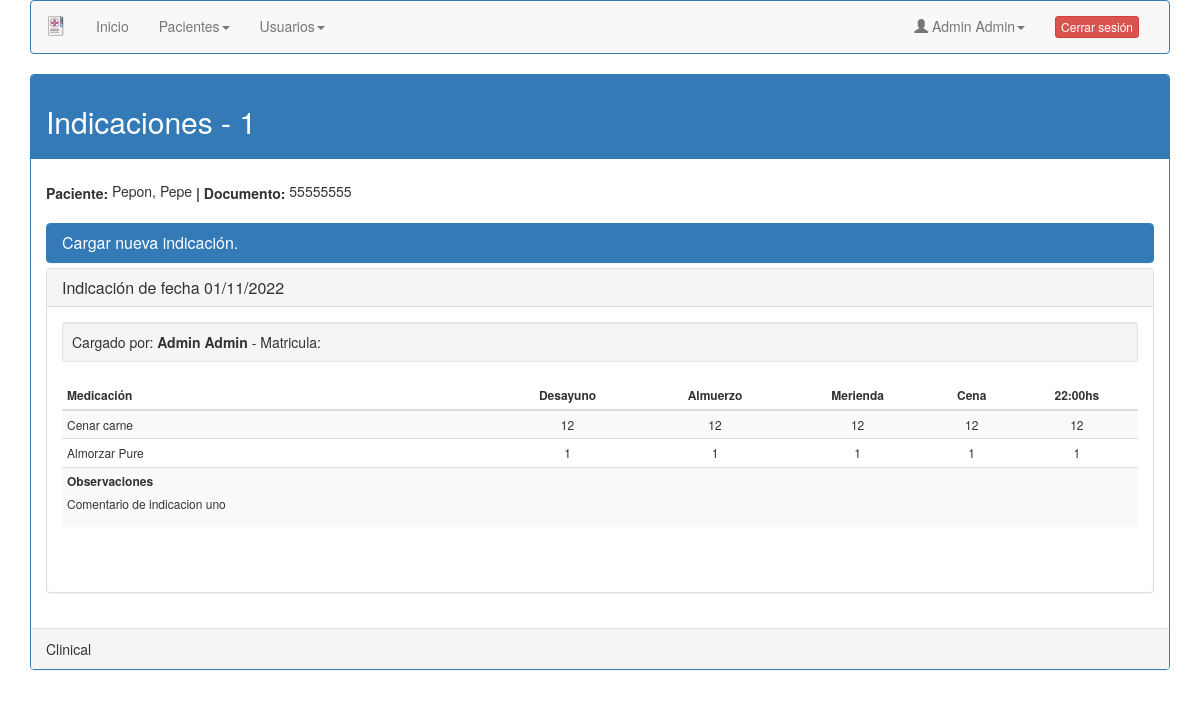
The app's page /form_muestra_indicaciones.php?links=1&id_paciente=2&check=1&rnd=2 (signed in) with its own data.
### tables this page shows
CREATE TABLE `mm_pacientes` (
  `id` int(11) NOT NULL,
  `tipodocumento` tinyint(10) NOT NULL,
  `documento` varchar(9) NOT NULL,
  `nombre` varchar(255) NOT NULL,
  `apellido` varchar(255) NOT NULL,
  `sexo` tinyint(4) DEFAULT NULL,
  `fechanacimiento` date DEFAULT NULL,
  `direccion` varchar(255) DEFAULT NULL,
  `provincia` varchar(255) DEFAULT NULL,
  `localidad` varchar(255) DEFAULT NULL,
  `codigopostal` varchar(10) DEFAULT NULL,
  `telefono` varchar(30) DEFAULT NULL,
  `celular` varchar(30) DEFAULT NULL,
  `email` varchar(255) DEFAULT NULL,
  `gruposanguineo` varchar(10) DEFAULT NULL,
  `obrasocial` varchar(100) DEFAULT NULL,
  `numeroafiliado` varchar(15) DEFAULT NULL,
  `comentarios` text DEFAULT NULL,
  `usuariocreacion` int(11) NOT NULL,
  `fechaalta` date DEFAULT NULL,
  `id_empresa` tinyint(255) NOT NULL,
  `responsable_nombre` varchar(255) NOT NULL,
  `responsable_doc` varchar(10) NOT NULL,
  `responsable_tel` varchar(20) NOT NULL,
  `responsable_email` varchar(50) NOT NULL,
  `responsable_dir` varchar(255) NOT NULL,
  `modificacion` date NOT NULL DEFAULT current_timestamp(),
  `fechafallecimiento` date DEFAULT NULL,
  `fechabaja` date DEFAULT NULL
);

CREATE TABLE `mm_usuarios` (
  `id` int(11) NOT NULL,
  `nombre` varchar(255) NOT NULL,
  `apellido` varchar(255) NOT NULL,
  `email` varchar(255) NOT NULL,
  `clave` varchar(255) NOT NULL,
  `tipousuario` int(11) NOT NULL,
  `activo` int(11) NOT NULL,
  `alta` date NOT NULL,
  `modificacion` date DEFAULT NULL,
  `direccion` varchar(255) DEFAULT NULL,
  `provincia` varchar(255) DEFAULT NULL,
  `localidad` varchar(255) DEFAULT NULL,
  `cp` varchar(10) DEFAULT NULL,
  `telefono` varchar(30) DEFAULT NULL,
  `celular` varchar(30) DEFAULT NULL,
  `tipodocumento` tinyint(10) DEFAULT NULL,
  `numerodocumento` varchar(9) DEFAULT NULL,
  `matricula` varchar(20) DEFAULT NULL,
  `especialidad` varchar(255) DEFAULT NULL,
  `id_empresa` tinyint(255) NOT NULL,
  `token` varchar(255) NOT NULL,
  `comentarios` text DEFAULT NULL,
  `usuariocarga` int(11) NOT NULL
);

CREATE TABLE `mm_indicaciones` (
  `id` int(11) NOT NULL,
  `historiaclinica` int(11) NOT NULL,
  `fechaficha` date DEFAULT NULL,
  `horacarga` time DEFAULT NULL,
  `usuariocarga` int(11) NOT NULL,
  `comentario` text DEFAULT NULL
);

CREATE TABLE `mm_indicaciones_mov` (
  `id` int(11) NOT NULL,
  `indicacion` int(11) NOT NULL,
  `medicacion` text DEFAULT NULL,
  `desayuno` text DEFAULT NULL,
  `almuerzo` text DEFAULT NULL,
  `merienda` text DEFAULT NULL,
  `cena` text DEFAULT NULL,
  `22hs` text DEFAULT NULL
);

### form_muestra_indicaciones.php (the view, shortened to what this page needs)
<?php
include 'conexion.php';
parse_str(decryptLink(),$query_params);extract($query_params);
	$sql = "SELECT * FROM mm_pacientes WHERE id=".$id_paciente;
	$result = $conexion->query($sql);
	$row_pacientes = $result->fetch_array(MYSQLI_ASSOC);
	$sql = "SELECT * FROM mm_historiasclinicas WHERE paciente=".$id_paciente;
if($result = $conexion->query($sql)){
if ($result->num_rows > 0){
	$i=1;
	$j=1;
	while ($row_historia = $result->fetch_array(MYSQLI_ASSOC)){
		$historia[$i]=$row_historia;
		$sql = "SELECT * FROM mm_indicaciones WHERE historiaclinica=".$historia[$i]['id'];
		if($result_ficha = $conexion->query($sql)){
			while ($row_ficha = $result_ficha->fetch_array(MYSQLI_ASSOC)){
				$ficha[$i][$j]=$row_ficha;
				$m=1;
				$sql = "SELECT * FROM mm_indicaciones_mov WHERE indicacion=".$ficha[$i][$j]['id'];
				if($result_ficha_mov = $conexion->query($sql)){
				while ($row_ficha_mov = $result_ficha_mov->fetch_array(MYSQLI_ASSOC)){
					$ficha_mov[$j][$m]=$row_ficha_mov;
					$m++;
				}
				$m_cant[$j]=$m;
				}
				$j++;
			}
		}else{
			echo $sql.' - '.$conexion->error;
		}
		$i++;
	}
}else{
	echo "Sin historias asociadas.";
}
}else{
	echo $sql.' - '.$conexion->error;
}
if ($i > 0) {
?>
<!DOCTYPE html PUBLIC "-//W3C//DTD XHTML 1.0 Transitional//EN"
    "http://www.w3.org/TR/xhtml1/DTD/xhtml1-transitional.dtd">
<html lang="es-AR">
<head>
  <link rel="stylesheet" href="https://maxcdn.bootstrapcdn.com/bootstrap/3.3.7/css/bootstrap.min.css">
</head>
<body id="main_body">
  <div class="container">
  <? include 'menu.php'; ?>
	<div class="panel panel-primary" style="margin-top: 10px;">
	<div class="panel-heading ">
		<h2>Indicaciones - <?=$j-1;?></h2>
	</div>
	<div class="panel-body">
		<?
			$k=1;
		?>
		<div class="form-group form-inline">
			<label class="control-label">Paciente:</label>
			<p class="form-control-static"><?= $row_pacientes['apellido'].', '.$row_pacientes['nombre']; ?></p>
			<label class="control-label">| Documento:</label>
			<p class="form-control-static"><?= $row_pacientes['documento']; ?></p>
		</div>
		<div class="panel-group d-print-none" id="accordion">
		  	<?
			if ($_SESSION['tipousuario']==2 || $_SESSION['tipousuario']==1){
			?>
		    <div class="panel panel-primary">
			<div class="panel-heading">
			  <h4 class="panel-title">
				<a data-toggle="collapse" data-parent="#accordion" href="#collapse0">
				Cargar nueva indicación.</a>
			  </h4>
			</div>
		  </div>
		<?
			}
		for ($l=$j-1;$l>0;$l--){
		?>
		  <div class="panel panel-default">
			<div class="panel-heading">
			  <h4 class="panel-title">
				<a data-toggle="collapse" data-parent="#accordion" href="#collapse<?= $l; ?>">
				Indicación de fecha <?= date("d/m/Y", strtotime($ficha[$k][$l]['fechaficha'])); ?></a>
			  </h4>
			</div>
			<div id="collapse<?= $l; ?>" class="panel-collapse <?= ($l==$j-1)?' class="collapse.show" ':'collapse';?>">
				<div class="panel-body" style="word-break:break-word;">
					<?
						$sql = "SELECT * FROM mm_usuarios WHERE id=" . $ficha[$k][$l]['usuariocarga'];
						if($result_medico = $conexion->query($sql)){
							$row_medico = $result_medico->fetch_array(MYSQLI_ASSOC);
						}else{
							$mensajes[] = "ERROR en cosulta medico.<br/> SQL: ". $sql.' - '.$conexion->error;
						}
					?>
					<div class="well well-sm">Cargado por: <strong><?= $row_medico['nombre']." ".$row_medico['apellido']. "</strong>  -  Matricula: <strong>". $row_medico['matricula'] ; ?></strong></div>
				<table class="table table-striped table-hover table-responsive table-condensed" style="font-size:12px;margin-bottom:50px;">
					<thead>
					<tr>
						<th style="white-space: nowrap;">Medicación</th>
						<th class="thCentrado">Desayuno</th>
						<th class="thCentrado">Almuerzo</th>
						<th class="thCentrado">Merienda</th>
						<th class="thCentrado">Cena</th>
						<th class="thCentrado">22:00hs</th>
					</tr>
					</thead>
					<tbody  id="myTable">
					<?
					for ($n=1;$n<$m_cant[$l];$n++){
					?>
					<tr>
						<td style="width:40%">
								<?= $ficha_mov[$l][$n]['medicacion']; ?>
						</td>
						<td class="tdCentrado">
								<?= $ficha_mov[$l][$n]['desayuno']; ?>
						</td>
						<td class="tdCentrado">
								<?= $ficha_mov[$l][$n]['almuerzo']; ?>
						</td>
						<td class="tdCentrado">
								<?= $ficha_mov[$l][$n]['merienda']; ?>
						</td>
						<td class="tdCentrado">
								<?= $ficha_mov[$l][$n]['cena']; ?>
						</td>
						<td class="tdCentrado">
								<?= $ficha_mov[$l][$n]['22hs']; ?>
						</td>
					</tr>
					<?
					}
					?>
					<tr>
						<td colspan=6>
							<label>Observaciones</label>
							<p class="text-justify">
								<?= $ficha[$k][$l]['comentario']; ?>
							</p>
						</td>
					</tr>
					</tbody>
					</table>
				</div>
			</div>
		  </div>
		<?
		}
		?>
		</div>
	</div>
	<div class="panel-footer">
      Clinical
    </div>
  </div>
  </div>
</body>
</html>
<?
}else{
	$mensajes[] = "Error al intentar cargar datos de Historias Clínicas.";
}
exit;
?>

### menu.php (shortened to what this page needs)
<nav class="navbar navbar-default" style="border-color:#337ab7">
  <div class="container-fluid">
    <div class="navbar-header">
	  <img class="navbar-brand" src="./img/logo.ico" />
	</div>
	<div class="collapse navbar-collapse" id="myNavbar">
	<ul class="nav navbar-nav">
		<li <?php if($_SESSION['menu']==1){echo 'class="active"';} ?>><a href="panel-control.php">Inicio</a></li>
		<li class="dropdown">
			<a class="dropdown-toggle" data-toggle="dropdown" href="#" <?php if($_SESSION['menu']==2){echo 'class="active"';} ?>>Pacientes<span class="caret"></span></a>
		</li>
		<?php
		if ($_SESSION['tipousuario']==1 || $_SESSION['tipousuario']==3){
		?>
		<li class="dropdown">
			<a class="dropdown-toggle" data-toggle="dropdown" href="#" <?php if($_SESSION['menu']==3){echo 'class="active"';} ?>>Usuarios<span class="caret"></span></a>
		</li>
		<?
		}
		?>
    </ul>
	<ul class="nav navbar-nav navbar-right">
      <li class="dropdown">
		<a class="dropdown-toggle" data-toggle="dropdown" href="#"><span class="glyphicon glyphicon-user"></span><?= " ".$_SESSION['nombre']; ?><span class="caret"></span></a>
	  </li>
      <li><a href=logout.php><button type="button" class="btn btn-danger btn-xs">Cerrar sesión</button></a></li>
    </ul>
	</div>
  </div>
</nav>

### form_muestra_indicaciones.php (style rules this page uses)
.thCentrado { text-align:center; }
.tdCentrado { text-align:center; }

### records on screen
mm_pacientes: apellido "Pepon", nombre "Pepe", documento "55555555"
mm_usuarios: nombre "Admin", apellido "Admin"
mm_indicaciones: fechaficha "01/11/2022", comentario "Comentario de indicacion uno"
mm_indicaciones_mov: medicacion "Cenar carne", desayuno "12", almuerzo "12", merienda "12", cena "12", 22hs "12"
mm_indicaciones_mov: medicacion "Almorzar Pure", desayuno "1", almuerzo "1", merienda "1", cena "1", 22hs "1"

### other values on screen
$_SESSION['nombre'] "Admin Admin"
$j-1 "1"
